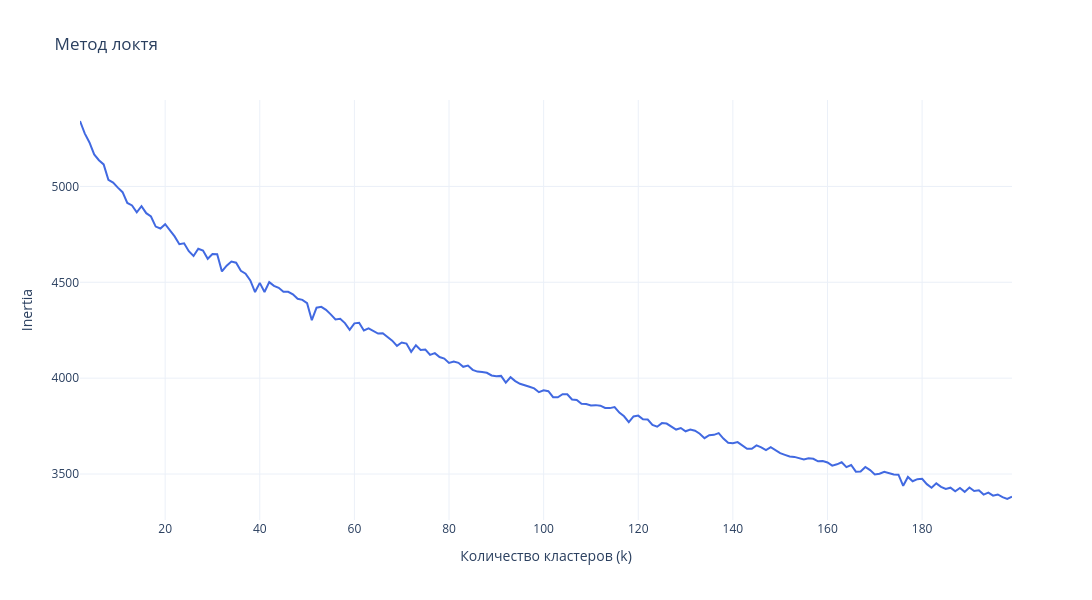
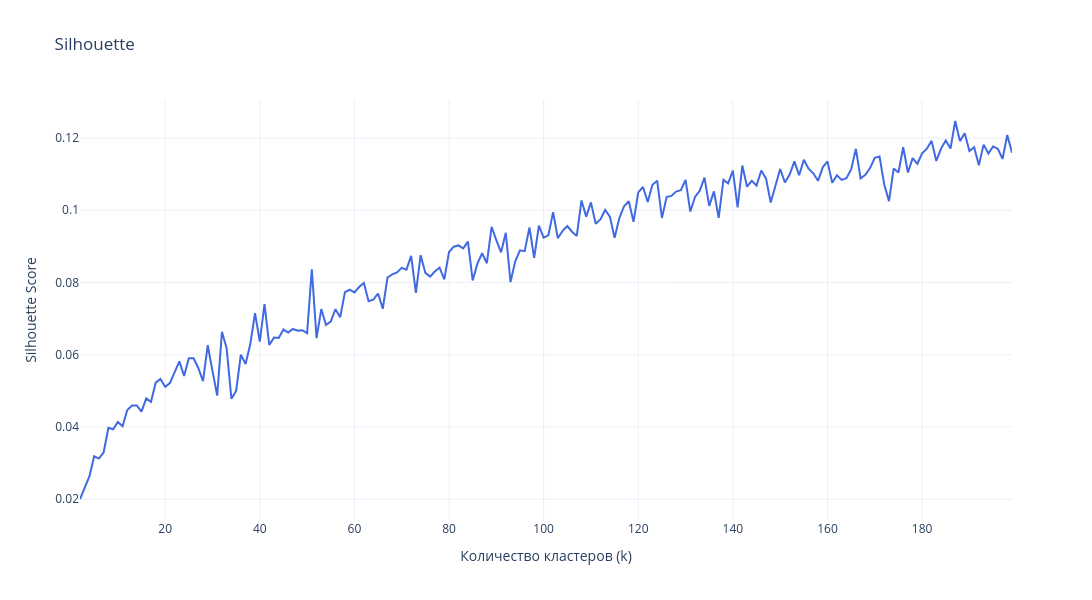

Write notebook code for charts like these, in order.
### Code cell
# мы определили лучший векторизатор, теперь пробуем найти подходящее кол-во кластеров
vectorizer = TfidfVectorizer(
    max_features=1000,
    ngram_range=(1, 5),
    stop_words=russian_stopwords
)
X = vectorizer.fit_transform(df["event"].str.lower())

find_optimal_k(X, range(2, 200))
# best k=190: inertia=3389, silhouette=0.125. Время выполнения 6m 28s

### Figure 1 — Plotly figure (JSON) as saved in the notebook; plotly's stock layout.template omitted (floating-point values rounded to 4 significant figures; data arrays with more than 128 entries replaced by an {"elided": "..."} marker saying what was removed)
{"data": [{"hovertemplate": "Дата: %{x}<br>Значение: %{y:.4f} <extra></extra>", "line": {"color": "royalblue", "width": 2}, "mode": "lines", "x": {"elided": "198 int values"}, "y": {"elided": "198 float values"}, "type": "scatter"}], "layout": {"title": {"text": "Метод локтя"}, "xaxis": {"title": {"text": "Количество кластеров (k)"}}, "yaxis": {"title": {"text": "Inertia"}}, "hovermode": "x unified", "width": 1100, "height": 600}}

### Figure 2 — Plotly figure (JSON) as saved in the notebook; plotly's stock layout.template omitted (floating-point values rounded to 4 significant figures; data arrays with more than 128 entries replaced by an {"elided": "..."} marker saying what was removed)
{"data": [{"hovertemplate": "Дата: %{x}<br>Значение: %{y:.4f} <extra></extra>", "line": {"color": "royalblue", "width": 2}, "mode": "lines", "x": {"elided": "198 int values"}, "y": {"elided": "198 float values"}, "type": "scatter"}], "layout": {"title": {"text": "Silhouette"}, "xaxis": {"title": {"text": "Количество кластеров (k)"}}, "yaxis": {"title": {"text": "Silhouette Score"}}, "hovermode": "x unified", "width": 1100, "height": 600}}
